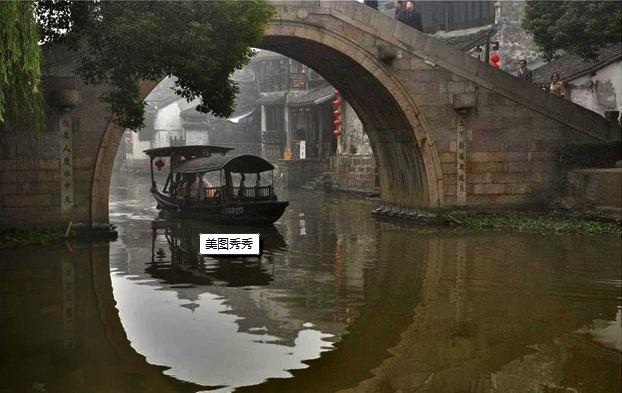
#> input picture dehazed/22_dehazed.jpg, 622 x 393 px; its folder holds only this picture in this run
$ python haze_removal.py dehazed/22_dehazed.jpg
#> lines starting #> are read from the running program, lines starting #| are printed output that depends on the picture
### gf.py
import numpy as np
import scipy as sp
import scipy.ndimage


def box(img, r):
    """ O(1) box filter
        img - >= 2d image
        r   - radius of box filter
    """
    (rows, cols) = img.shape[:2]
    imDst = np.zeros_like(img)


    tile = [1] * img.ndim
    tile[0] = r
    imCum = np.cumsum(img, 0)
    imDst[0:r+1, :, ...] = imCum[r:2*r+1, :, ...]
    imDst[r+1:rows-r, :, ...] = imCum[2*r+1:rows, :, ...] - imCum[0:rows-2*r-1, :, ...]
    imDst[rows-r:rows, :, ...] = np.tile(imCum[rows-1:rows, :, ...], tile) - imCum[rows-2*r-1:rows-r-1, :, ...]

    tile = [1] * img.ndim
    tile[1] = r
    imCum = np.cumsum(imDst, 1)
    imDst[:, 0:r+1, ...] = imCum[:, r:2*r+1, ...]
    imDst[:, r+1:cols-r, ...] = imCum[:, 2*r+1 : cols, ...] - imCum[:, 0 : cols-2*r-1, ...]
    imDst[:, cols-r: cols, ...] = np.tile(imCum[:, cols-1:cols, ...], tile) - imCum[:, cols-2*r-1 : cols-r-1, ...]

    return imDst

def _gf_color(I, p, r, eps, s=None):
    """ Color guided filter
    I - guide image (rgb)
    p - filtering input (single channel)
    r - window radius
    eps - regularization (roughly, variance of non-edge noise)
    s - subsampling factor for fast guided filter
    """
    fullI = I
    fullP = p
    if s is not None:
        I = sp.ndimage.zoom(fullI, [1/s, 1/s, 1], order=1)
        p = sp.ndimage.zoom(fullP, [1/s, 1/s], order=1)
        r = round(r / s)

    h, w = p.shape[:2]
    N = box(np.ones((h, w)), r)

    mI_r = box(I[:,:,0], r) / N
    mI_g = box(I[:,:,1], r) / N
    mI_b = box(I[:,:,2], r) / N

    mP = box(p, r) / N

    # mean of I * p
    mIp_r = box(I[:,:,0]*p, r) / N
    mIp_g = box(I[:,:,1]*p, r) / N
    mIp_b = box(I[:,:,2]*p, r) / N

    # per-patch covariance of (I, p)
    covIp_r = mIp_r - mI_r * mP
    covIp_g = mIp_g - mI_g * mP
    covIp_b = mIp_b - mI_b * mP

    # symmetric covariance matrix of I in each patch:
    #       rr rg rb
    #       rg gg gb
    #       rb gb bb
    var_I_rr = box(I[:,:,0] * I[:,:,0], r) / N - mI_r * mI_r;
    var_I_rg = box(I[:,:,0] * I[:,:,1], r) / N - mI_r * mI_g;
    var_I_rb = box(I[:,:,0] * I[:,:,2], r) / N - mI_r * mI_b;

    var_I_gg = box(I[:,:,1] * I[:,:,1], r) / N - mI_g * mI_g;
    var_I_gb = box(I[:,:,1] * I[:,:,2], r) / N - mI_g * mI_b;

    var_I_bb = box(I[:,:,2] * I[:,:,2], r) / N - mI_b * mI_b;

    a = np.zeros((h, w, 3))
    for i in range(h):
        for j in range(w):
            sig = np.array([
                [var_I_rr[i,j], var_I_rg[i,j], var_I_rb[i,j]],
                [var_I_rg[i,j], var_I_gg[i,j], var_I_gb[i,j]],
                [var_I_rb[i,j], var_I_gb[i,j], var_I_bb[i,j]]
            ])
            covIp = np.array([covIp_r[i,j], covIp_g[i,j], covIp_b[i,j]])
            a[i,j,:] = np.linalg.solve(sig + eps * np.eye(3), covIp)

    b = mP - a[:,:,0] * mI_r - a[:,:,1] * mI_g - a[:,:,2] * mI_b

    meanA = box(a, r) / N[...,np.newaxis]
    meanB = box(b, r) / N

    if s is not None:
        meanA = sp.ndimage.zoom(meanA, [s, s, 1], order=1)
        meanB = sp.ndimage.zoom(meanB, [s, s], order=1)

    q = np.sum(meanA * fullI, axis=2) + meanB

    return q


# [41 lines left out: function _gf_gray, not called in this run]


def _gf_colorgray(I, p, r, eps, s=None):
    """ automatically choose color or gray guided filter based on I's shape """
    if I.ndim == 2 or I.shape[2] == 1:
        return _gf_gray(I, p, r, eps, s)
    elif I.ndim == 3 and I.shape[2] == 3:
        return _gf_color(I, p, r, eps, s)
    else:
        print("Invalid guide dimensions:", I.shape)


def guided_filter(I, p, r, eps, s=None):
    """ run a guided filter per-channel on filtering input p
        I - guide image (1 or 3 channel)
        p - filter input (n channel)
        r - window raidus
        eps - regularization (roughly, allowable variance of non-edge noise)
        s - subsampling factor for fast guided filter
    """
    if p.ndim == 2:
        p3 = p[:,:,np.newaxis]

    out = np.zeros_like(p3)
    for ch in range(p3.shape[2]):
        out[:,:,ch] = _gf_colorgray(I, p3[:,:,ch], r, eps, s)
    return np.squeeze(out) if p.ndim == 2 else out


# [23 lines left out: function test_gf, not called in this run]

### haze_removal.py
import PIL.Image as Image
import skimage.io as io
import numpy as np
import time
from gf import guided_filter
from numba import jit
import matplotlib.pyplot as plt

class HazeRemoval(object):
    def __init__(self, omega=0.95, t0=0.1, radius=7, r=20, eps=0.001):
        pass

    def open_image(self, img_path):
#> called with img_path = 'dehazed/22_dehazed.jpg'
        global img

        img = Image.open(img_path)
#> img is the input picture: PIL image 622x393 RGB; mean R, G, B 74.3, 68.8, 54.8
        self.src = np.array(img).astype(np.double)/255.
        # self.gray = np.array(img.convert('L'))
        self.rows, self.cols, _ = self.src.shape
#> self.rows = 393; self.cols = 622
        self.dark = np.zeros((self.rows, self.cols), dtype=np.double)
        self.Alight = np.zeros((3), dtype=np.double)
        self.tran = np.zeros((self.rows, self.cols), dtype=np.double)
        self.dst = np.zeros_like(self.src, dtype=np.double)


    @jit
    def get_dark_channel(self, radius=7):
        print("Starting to compute dark channel prior...")
        start = time.time()
        tmp = self.src.min(axis=2)
        for i in range(self.rows):
            for j in range(self.cols):
                rmin = max(0,i-radius)
                rmax = min(i+radius,self.rows-1)
                cmin = max(0,j-radius)
                cmax = min(j+radius,self.cols-1)
                self.dark[i,j] = tmp[rmin:rmax+1,cmin:cmax+1].min()
        print("time:",time.time()-start)

    def get_air_light(self):
        print("Starting to compute air light prior...")
        start = time.time()
        flat = self.dark.flatten()
        flat.sort()
        num = int(self.rows*self.cols*0.001)
#> num = 244
        threshold = flat[-num]
#> threshold = 0.655
        tmp = self.src[self.dark>=threshold]
#> tmp = 264 rows, first 8: [0.898, 0.894, 0.875], [0.882, 0.878, 0.859], [0.871, 0.867, 0.847], [0.871, 0.867, 0.847], [0.941, 0.937, 0.922], [0.945, 0.941, 0.925], [0.925, 0.922, 0.902], [0.902, 0.898, 0.878]
        tmp.sort(axis=0)
        self.Alight = tmp[-num:,:].mean(axis=0)
#> self.Alight = [0.783, 0.78, 0.765]
        # print(self.Alight)
        print("time:",time.time()-start)

    @jit
    def get_transmission(self, radius=7, omega=0.95):
        print("Starting to compute transmission...")
        start = time.time()
        for i in range(self.rows):
            for j in range(self.cols):
                rmin = max(0,i-radius)
                rmax = min(i+radius,self.rows-1)
                cmin = max(0,j-radius)
                cmax = min(j+radius,self.cols-1)
                pixel = (self.src[rmin:rmax+1,cmin:cmax+1]/self.Alight).min()
                self.tran[i,j] = 1. - omega * pixel
        print("time:",time.time()-start)

    def guided_filter(self, r=60, eps=0.001):
        print("Starting to compute guided filter trainsmission...")
        start = time.time()
        self.gtran = guided_filter(self.src, self.tran, r, eps)
#> the loop in guided_filter, `for ch in range(p3.shape[2]):` made 1 pass
#> pass 1, in box (call 2), `imCum = np.cumsum(img, 0)`:
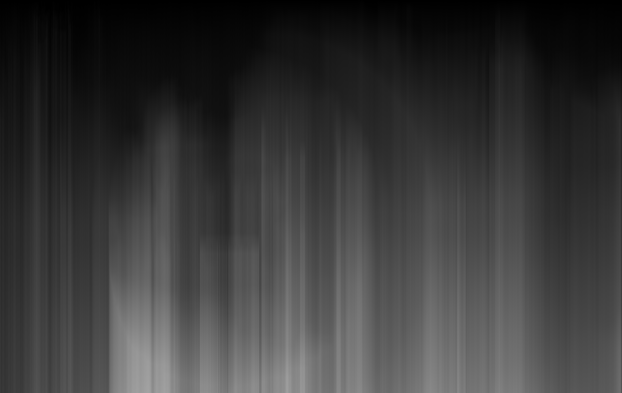
#> imCum: shape (393, 622) float64; min 0.11, max 162.8, mean 57
#> pass 1, in box (call 2), `imCum = np.cumsum(imDst, 1)`:
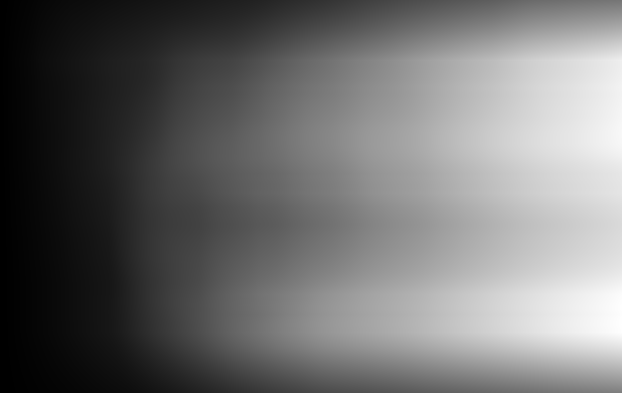
#> imCum: shape (393, 622) float64; min 5.32, max 23309.4, mean 10054; drawn with min black and max white
#> pass 1, in _gf_color, `mI_r = box(I[:,:,0], r) / N`:
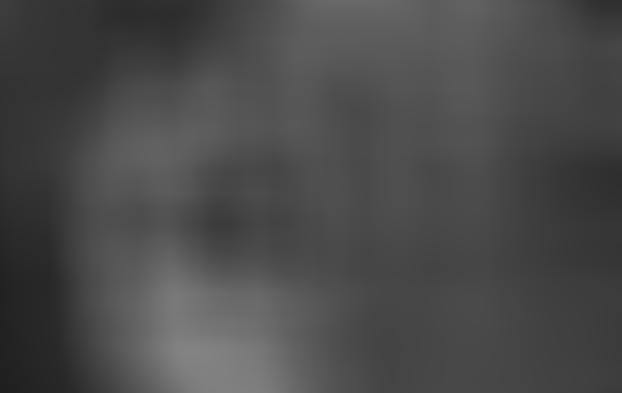
#> mI_r: shape (393, 622) float64; min 0.122, max 0.515, mean 0.292
#> after the loop in guided_filter, `for ch in range(p3.shape[2]):`:
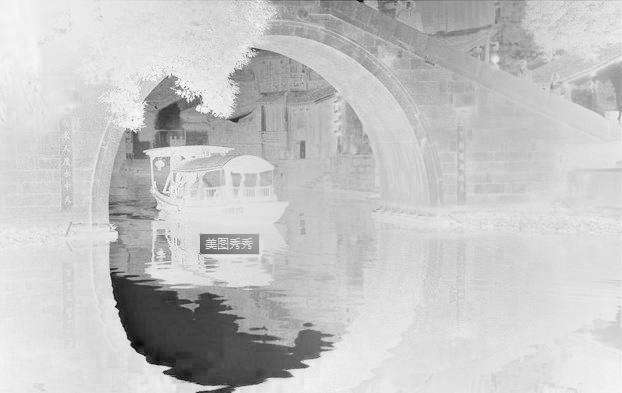
#> out: shape (393, 622, 1) float64; min 0.449, max 1.01, mean 0.889; drawn with min black and max white
        print("time:",time.time()-start)

    def recover(self, t0=0.1):
#> called with t0 = 0.1
        print("Starting recovering...")
        start = time.time()
        self.gtran[self.gtran<t0] = t0
        t = self.gtran.reshape(*self.gtran.shape,1).repeat(3,axis=2)
        # import ipdb; ipdb.set_trace()
        self.dst = (self.src.astype(np.double) - self.Alight)/t + self.Alight
        self.dst *= 255
        self.dst[self.dst>255] = 255
#> self.dst: shape (393, 622, 3) float64; mean R, G, B 61.5, 55.5, 40.6
        self.dst[self.dst<0] = 0
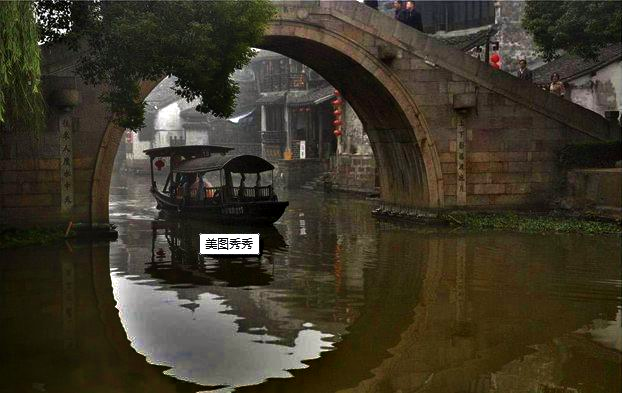
#> self.dst: shape (393, 622, 3) float64; mean R, G, B 61.5, 55.5, 40.7
        self.dst = self.dst.astype(np.uint8)
        print("time:",time.time()-start)

    def show(self):
        import cv2
        cv2.imwrite("img/src.jpg", (self.src*255).astype(np.uint8)[:,:,(2,1,0)])
        cv2.imwrite("img/dark.jpg", (self.dark*255).astype(np.uint8))
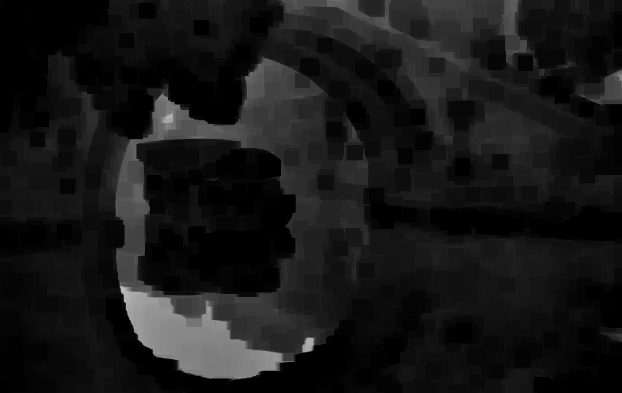
#> saved as dark.jpg: shape (393, 622); min 0, max 189, mean 22.8
        cv2.imwrite("img/tran.jpg", (self.tran*255).astype(np.uint8))
        cv2.imwrite("img/gtran.jpg", (self.gtran*255).astype(np.uint8))
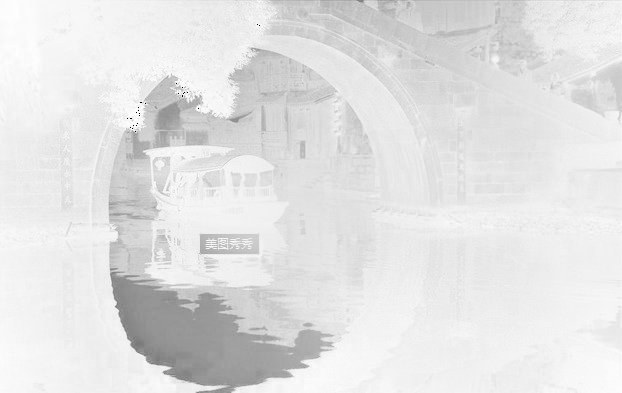
#> saved as gtran.jpg: shape (393, 622); min 0, max 255, mean 226.1
        cv2.imwrite("img/dst.jpg", self.dst[:,:,(2,1,0)])

        im_path = img.filename
#> im_path = 'dehazed/22_dehazed.jpg'
        im_name_ext = im_path.split("/")[-1]
#> im_name_ext = '22_dehazed.jpg'
        im_name, im_ext = im_name_ext.split(".")
#> im_name = '22_dehazed'; im_ext = 'jpg'

        io.imsave(f"./dehazed/{im_name}_dehazed.{im_ext}", self.dst)


if __name__ == '__main__':
    import sys
    hr = HazeRemoval()
    hr.open_image(sys.argv[1])
    hr.get_dark_channel()
    hr.get_air_light()
    hr.get_transmission()
    hr.guided_filter()
    hr.recover()
    hr.show()

$ run again, on dehazed/hongkong_dehazed.bmp
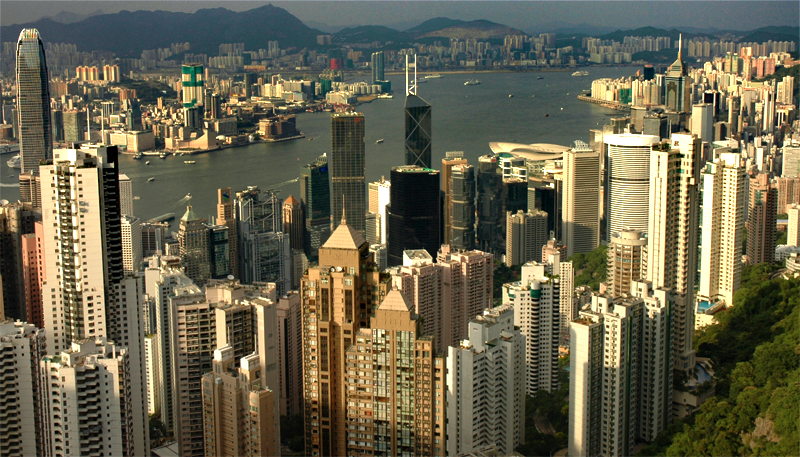
#> input picture dehazed/hongkong_dehazed.bmp, 800 x 457 px
#> in open_image, img is the input picture: PIL image 800x457 RGB; mean R, G, B 104.4, 99.5, 77
#> tmp = 398 rows, first 8: [0.549, 0.569, 0.592], [0.549, 0.569, 0.592], [0.553, 0.553, 0.576], [0.553, 0.553, 0.576], [0.537, 0.553, 0.561], [0.549, 0.569, 0.592], [0.553, 0.553, 0.576], [0.553, 0.553, 0.561]
#> self.Alight = [0.728, 0.703, 0.613]
#> in recover, `self.dst[self.dst>255] = 255`:
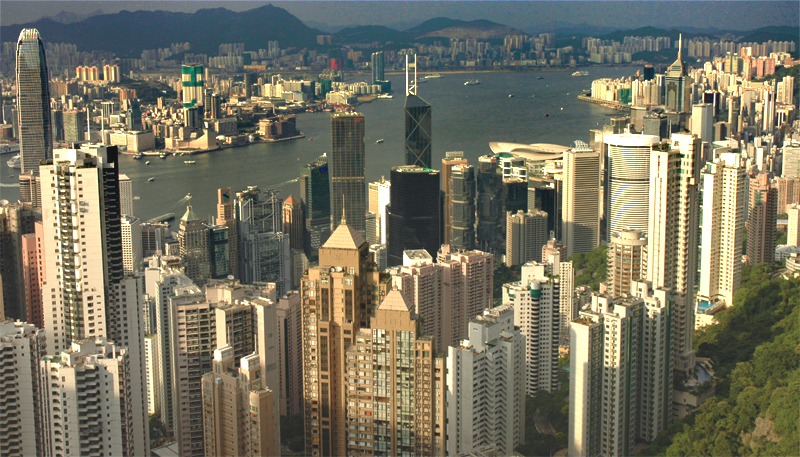
#> self.dst: shape (457, 800, 3) float64; mean R, G, B 95, 91.3, 69.9; drawn with min black and max white
#> in show, `cv2.imwrite("img/gtran.jpg", (self.gtran*255).astype(np.uint8))`:
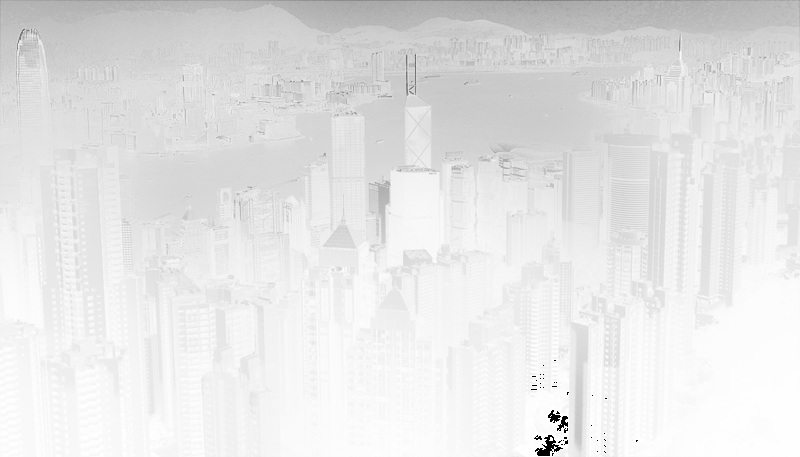
#> saved as gtran.jpg: shape (457, 800); min 0, max 255, mean 228.6
#> im_path = 'dehazed/hongkong_dehazed.bmp'
#> im_name_ext = 'hongkong_dehazed.bmp'
#> im_name = 'hongkong_dehazed'; im_ext = 'bmp'

$ run again, on dehazed/nasa-haze_dehazed.jpg
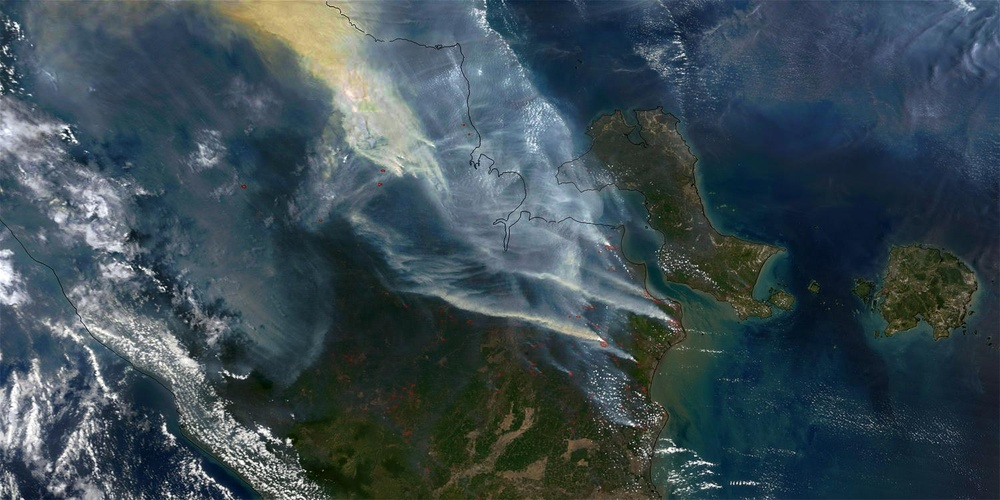
#> input picture dehazed/nasa-haze_dehazed.jpg, 1000 x 500 px, shrunk from 1500 x 750 before the run
#> in open_image, img is the input picture: PIL image 1000x500 RGB; mean R, G, B 58.9, 75.2, 82.9
#> tmp = 548 rows, first 8: [0.741, 0.761, 0.733], [0.733, 0.757, 0.718], [0.733, 0.757, 0.702], [0.718, 0.737, 0.71], [0.718, 0.745, 0.682], [0.706, 0.729, 0.69], [0.71, 0.725, 0.659], [0.718, 0.741, 0.694]
#> self.Alight = [0.763, 0.761, 0.731]
#> after the loop in guided_filter, `for ch in range(p3.shape[2]):`:
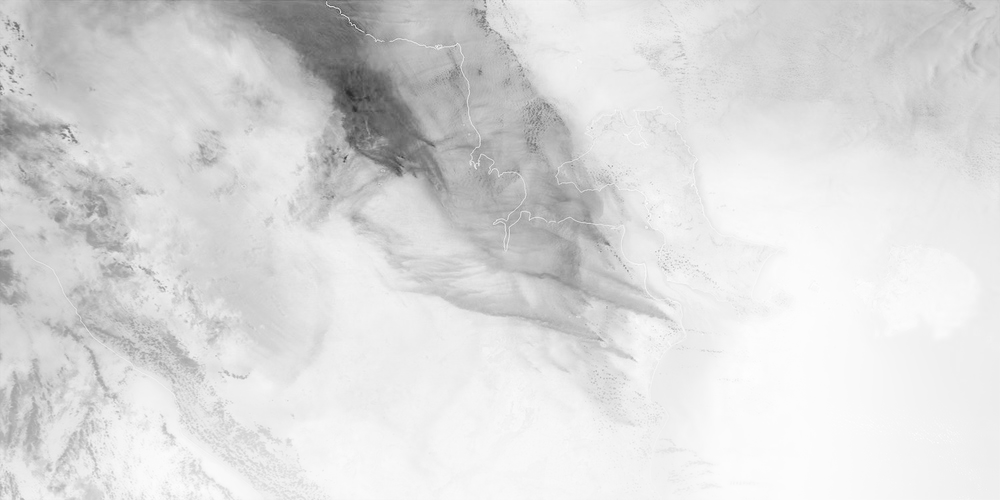
#> out: shape (500, 1000, 1) float64; min 0.17, max 0.998, mean 0.859
#> in show, `cv2.imwrite("img/dark.jpg", (self.dark*255).astype(np.uint8))`:
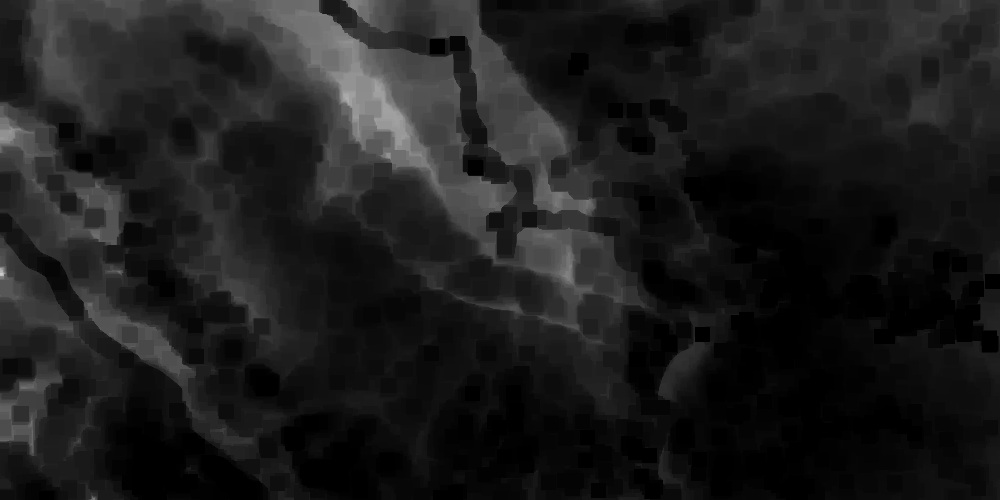
#> saved as dark.jpg: shape (500, 1000); min 0, max 205, mean 28.7
#> im_path = 'dehazed/nasa-haze_dehazed.jpg'
#> im_name_ext = 'nasa-haze_dehazed.jpg'
#> im_name = 'nasa-haze_dehazed'; im_ext = 'jpg'

$ run again, on dehazed/canon3_rev_dehazed.jpg
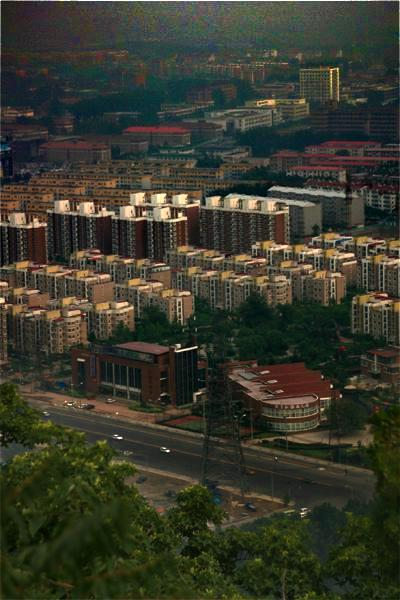
#> input picture dehazed/canon3_rev_dehazed.jpg, 400 x 600 px
#> in open_image, img is the input picture: PIL image 400x600 RGB; mean R, G, B 55.8, 57.1, 43.8
#> tmp = 612 rows, first 8: [0.996, 0.992, 1], [0.976, 0.969, 1], [0.996, 0.988, 1], [0.996, 0.988, 1], [0.984, 0.976, 1], [0.988, 0.98, 1], [0.996, 0.992, 1], [0.996, 0.992, 1]
#> self.Alight = [0.616, 0.617, 0.611]
#> in show, `cv2.imwrite("img/gtran.jpg", (self.gtran*255).astype(np.uint8))`:
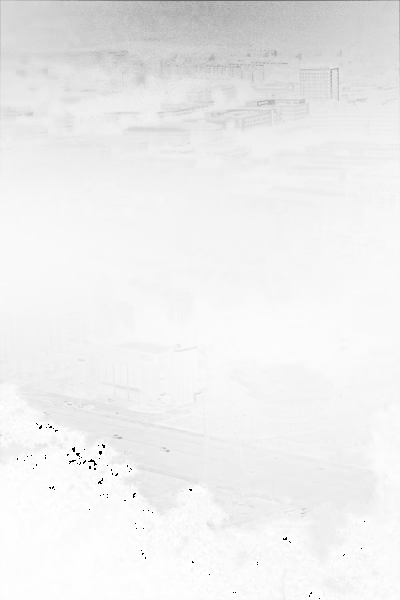
#> saved as gtran.jpg: shape (600, 400); min 0, max 255, mean 238.2
#> im_path = 'dehazed/canon3_rev_dehazed.jpg'
#> im_name_ext = 'canon3_rev_dehazed.jpg'
#> im_name = 'canon3_rev_dehazed'; im_ext = 'jpg'
